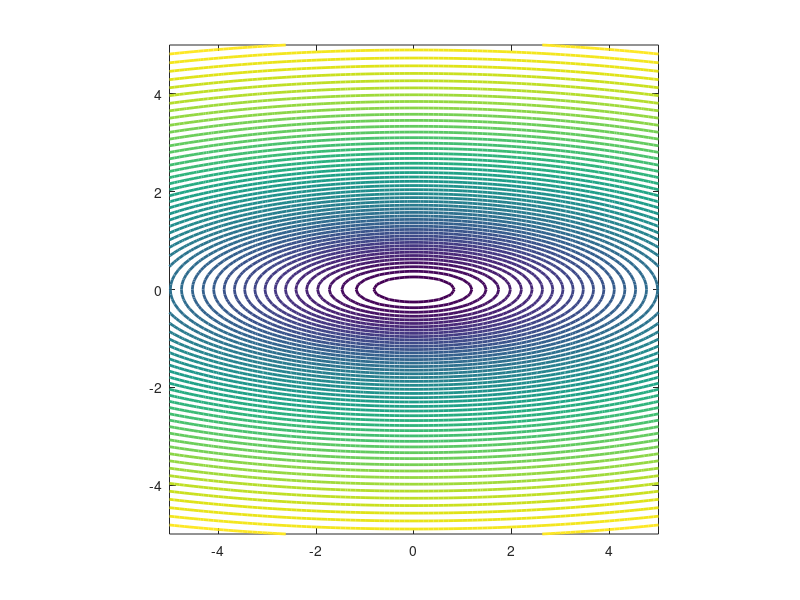

This figure's MATLAB source: (Note: this script raises an error after producing the figure.)
clear all;
close all;
clc

problem_num = 1;
plot_progress = true;

switch problem_num
  case 1
    %% (1) quadratic function
    objective = @(x) x(1).^2 + 10*x(2).^2;

    % TODO: compute gradient/hessian of the objective function
    gradient = @(x) none;
    hessian = @(x) none;

    % for plotting the contours
    x = (-5:0.1:5);
    y = (-5:0.1:5);
    [X,Y] = meshgrid(x,y);
    Z =  X.^2 + 10*Y.^2;
    contour(X,Y,log2(10+Z),50,'LineWidth',2);
    axis equal

    % TODO: Try different values for initial Guess
    x_guess = [5; 5];

  case 2
    %% (2) a convex funciton
    % Beale function
    % min f(x,y) = (x*y^2 - x + 9/4)^2 + (x*y^3 - x + 21/8)^2 + (x*y - x + 3/2)^2^2
    % choose -4.5 < x,y < 4.5
    x = (-4.5:0.05:4.5);
    y = (-4.5:0.05:4.5);
    [X,Y] = meshgrid(x,y);
    Z =  (X.*Y.^2 - Y + 9/4)^2 + (X.*Y.^3 - X + 21/8)^2 + (X.*Y - Y + 3/2)^2;
    contour(X,Y,log2(Z+4e7),500,'LineWidth',2);
    axis equal


    % TODO: compute gradient/hessian of the objective function
    objective = @(x) (1.5 -x(1) + x(1)*x(2))^2 + (2.25 - x(1) + x(1)*x(2)^2)^2 + (2.625-x(1) + x(1)*x(2)^3)^2;
    gradient = @(x) [2*(x(2)^2 - 1)*(x(1)*x(2)^2 - x(1) + 9/4) + 2*(x(2)^3 - 1)*(x(1)*x(2)^3 - x(1) + 21/8) + 2*(x(2) - 1)*(x(1)*x(2) - x(1) + 3/2);
      2*x(1)*(x(1)*x(2) - x(1) + 3/2) + 4*x(1)*x(2)*(x(1)*x(2)^2 - x(1) + 9/4) + 6*x(1)*x(2)^2*(x(1)*x(2)^3 - x(1) + 21/8)];
    hessian = @(x) [                                                                           2*(x(2) - 1)^2 + 2*(x(2)^2 - 1)^2 + 2*(x(2)^3 - 1)^2, 6*x(2)^2*(x(1)*x(2)^3 - x(1) + 21/8) - 2*x(1) + 2*x(1)*x(2) + 2*x(1)*(x(2) - 1) + 4*x(2)*(x(1)*x(2)^2 - x(1) + 9/4) + 4*x(1)*x(2)*(x(2)^2 - 1) + 6*x(1)*x(2)^2*(x(2)^3 - 1) + 3;
      6*x(2)^2*(x(1)*x(2)^3 - x(1) + 21/8) - 2*x(1) + 2*x(1)*x(2) + 2*x(1)*(x(2) - 1) + 4*x(2)*(x(1)*x(2)^2 - x(1) + 9/4) + 4*x(1)*x(2)*(x(2)^2 - 1) + 6*x(1)*x(2)^2*(x(2)^3 - 1) + 3,                                     8*x(1)^2*x(2)^2 + 18*x(1)^2*x(2)^4 + 4*x(1)*(x(1)*x(2)^2 - x(1) + 9/4) + 2*x(1)^2 + 12*x(1)*x(2)*(x(1)*x(2)^3 - x(1) + 21/8)];

    % TODO: plot the contours for given objective function
    %         check the case 3 for inspiration

    % TODO: Try different values for initial Guess
    x_guess = [2;2];

  case 3
    %% (3) a non-convex function
    % min f(x,y) = (x^2 + y - 11)^2 + (x + y^2 - 7)^2
    % choose -5 < x,y < 5

    % for plotting the contours
    x = (-5:0.1:5);
    y = (-5:0.1:5);
    [X,Y] = meshgrid(x,y);
    Z =  (X+Y.^2 -7).^2 + (X.^2 + Y - 11).^2;
    contour(X,Y,log2(10+Z),50);
    axis equal

    % TODO: compute gradient/hessian of the objective function
    objective = @(x) (x(2)^2 + x(1) - 7)^2 + (x(1)^2 + x(2) - 11)^2;
    gradient = @(x) none;
    hessian = @(x) none;

    % TODO: Try different values for initial guess
    %         Does choice matter?
    x_guess = [5; 5];

    % TODO: find all minima
  case 4
    % TODO: Add another example: Rosenbroc function in 2D
    % f(x,y) = (1-x)^2 + 100(y-x^2)^2
    objective = @(x) (1-x(1))^2 + 100*(x(2) -x(1)^2)^2;

    gradient = @(x) [2*x(1) - 400*x(1)*(- x(1)^2 + x(2)) - 2;
      - 200*x(1)^2 + 200*x(2)];

    hessian = @(x) [1200*x^2 - 400*y + 2  ,  -400*x;
      -400*x                 ,   200];

    % for plotting the contours
    x = (-2:0.01:2);
    y = (-2:0.01:5);
    [X,Y] = meshgrid(x,y);
    Z =  (1-X).^2 + 100*(Y -X.^2).^2;
    contour(X,Y,log2(10+Z),50,'LineWidth',2);
    axis equal

    x_guess = [-1; -1];

end

% TODO: Try different values for alpha e.g., 0.1, 0.5, 0.9, 1.
%         Does the choice matter?

% TODO: Use explicit formula for optimal alpha
%         (note that all objective function are not quadratic)

% TODO: Consider other termination criterions for the algorithm

x_min = find_minimizer(x_guess, objective, gradient, hessian, plot_progress);